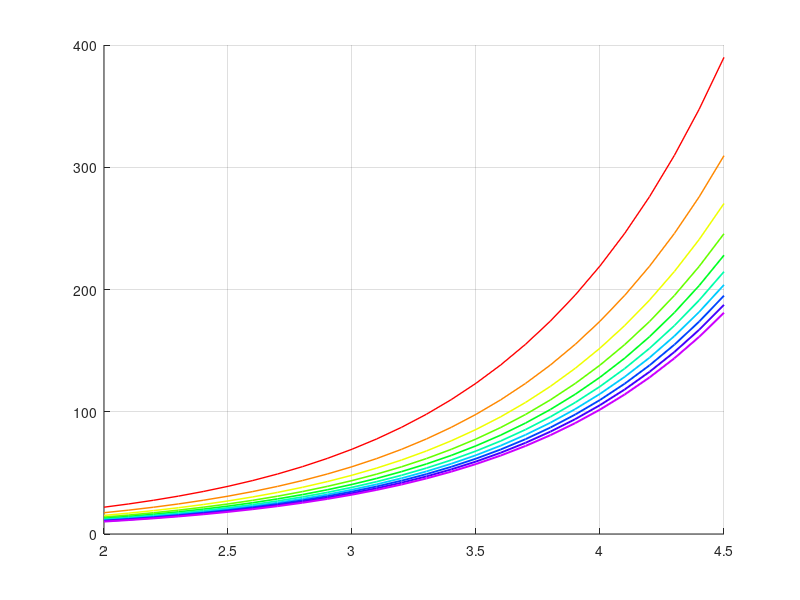

Recreate this plot in MATLAB. (Note: this script raises an error after producing the figure.)
clear all
close all

Mw = 2:0.1:4.5;
M0 = 10.^(1.5*Mw + 9.1);

ds = linspace(10e6,10e7,10);  % Stress drop



figure()
hold on

for k = 1:numel(ds)
    r = (7/16)*(M0./ds(k)).^(1/3);
    
    plot(Mw,r,'Linewidth',Mw(k)/2,'Color',hsv2rgb([0.8*((ds(k)-min(ds)))/(max(ds)-min(ds)),1,1]))
end
grid
fontsize(18)
xlabel('Magnitude')
ylabel('Radius [m]')
setw

ds = 10e6;
r = (7/16)*(M0./ds).^(1/3);
plot(Mw,r,'r','Linewidth',Mw(k)/2)
return

r  = (7/16)*(M0./ds).^(1/3);


subplot(2,1,1)
semilogy(Mw,M0,'k','LineWidth',3)
grid

subplot(2,1,2)

for k=1:numel(r)
    circle(0,0,r(k))
end
axis equal